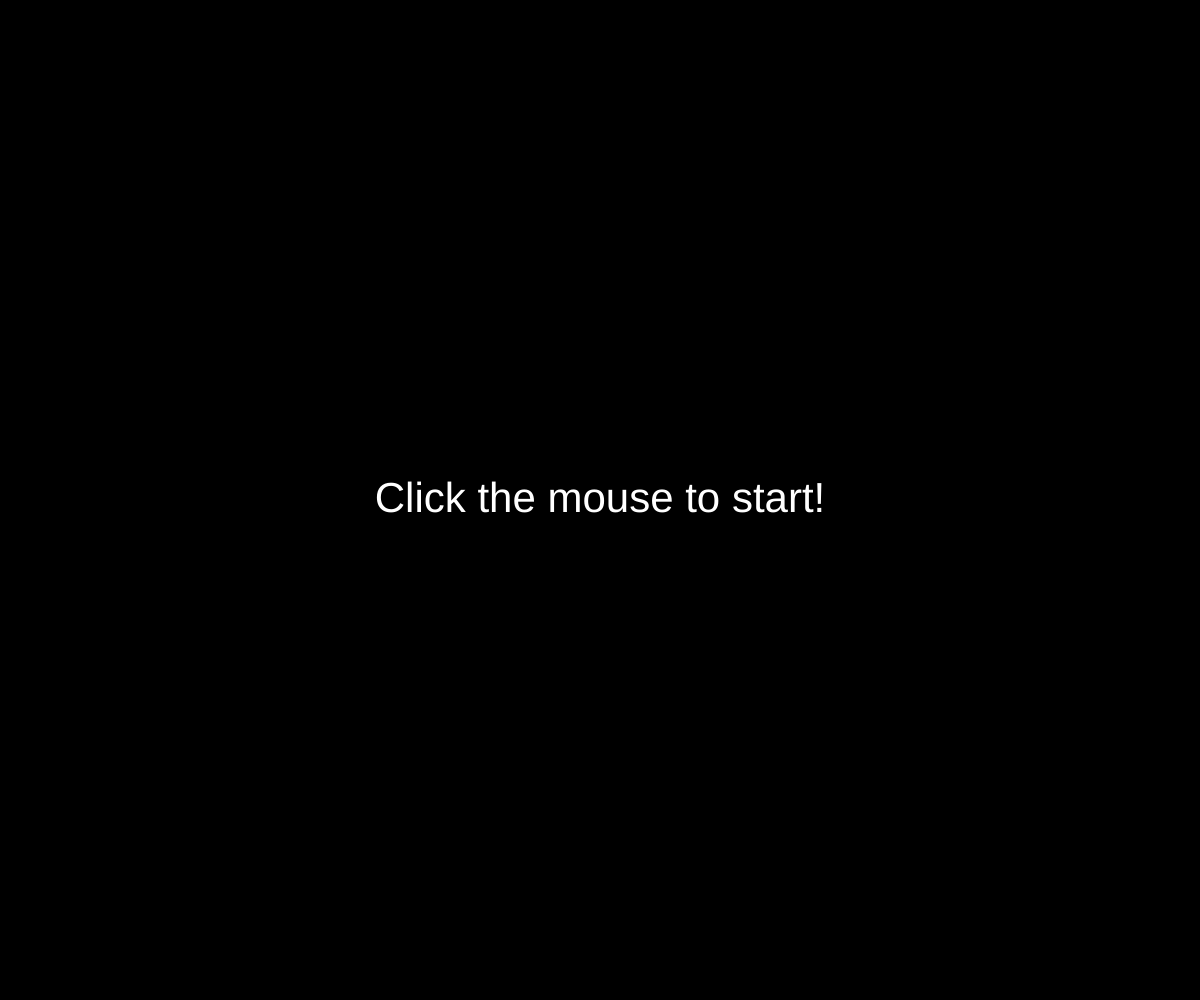
Frame 1 (no input)
Frame 60 (no input): identical to frame 1, image omitted
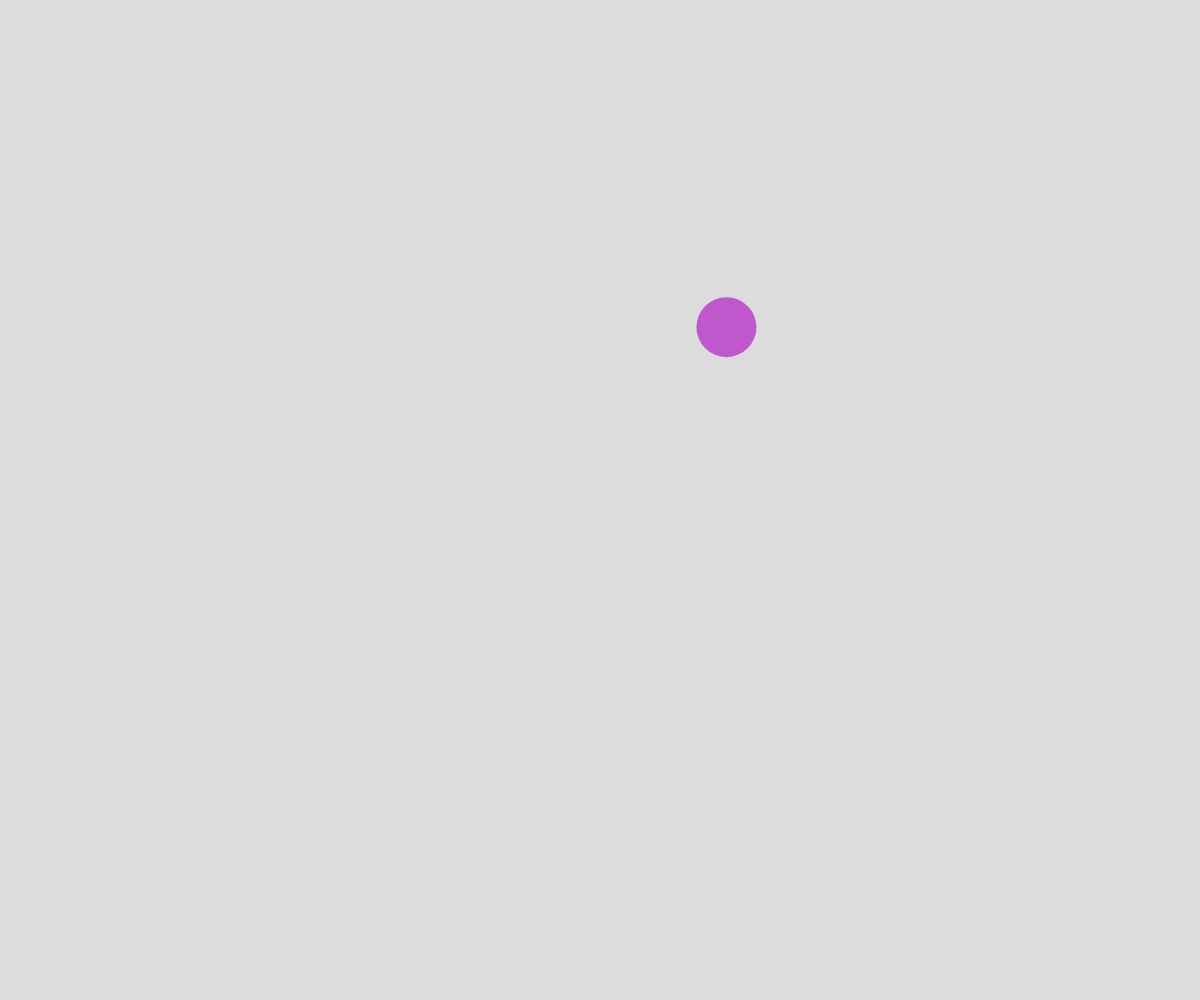
Frame 120 (the mouse pressed at the canvas centre since frame 60)

The p5.js sketch that drew these frames (run headless with seeded random() and noise() and a simulated clock; from frame 60 on, the mouse is pressed at the canvas centre):

// p5.js sketch
// ── sketch.js
// Bouncing Ball Demo

let x;
let y;
let dx;
let dy;
let radius = 30;
let r = 0;
let g = 255;
let b = 0;
let state = "start screen";

function setup() {
  createCanvas(windowWidth, windowHeight);
  x = width / 2;
  y = height / 2;
  dx = random(-5, 5);
  dy = random(-5, 5);
  changeCircleColour();
  noStroke();
}

function draw() {
  if (state === "start screen") {
    background("black");
    showInstructions();
  }
  else if (state === "bouncing ball") {
    background(220);
    drawCircle();
    moveCircle();
    bounceOffWall();
  }
}

function showInstructions() {
  fill("white");
  textSize(42);
  textAlign(CENTER, CENTER);
  text("Click the mouse to start!", width/2, height/2);
}

function mousePressed() {
  if (state === "start screen") {
    state = "bouncing ball";
  }
}

function keyTyped() {
  if (key === " ") {
    dx = random(-5, 5);
    dy = random(-5, 5);
  }
  if (key === "c") {
    changeCircleColour();
  }
}

function drawCircle() {
  //display circle
  fill(r, g, b);
  circle(x, y, radius * 2);
}

function moveCircle() {
  //move circle
  x += dx;
  y += dy;
}

function bounceOffWall() {
  //bounce if needed
  if (x + radius >= width || x - radius <= 0) {
    dx = -1 * dx;
    changeCircleColour();
  }
  if (y + radius >= height || y - radius <= 0) {
    dy = -1 * dy;
    changeCircleColour();
  }
}

function changeCircleColour() {
  r = random(255);
  g = random(255);
  b = random(255);
}
